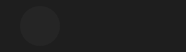
<?xml version="1.0" encoding="UTF-8"?>
<ui version="4.0">
 <class>FoundTitle</class>
 <widget class="QFrame" name="FoundTitle">
  <property name="geometry">
   <rect>
    <x>0</x>
    <y>0</y>
    <width>186</width>
    <height>52</height>
   </rect>
  </property>
  <property name="styleSheet">
   <string notr="true">* {border: none;color: rgb(255,255,255)}
#FoundTitle {background-color: rgb(30,30,30)}
#FoundTitle * {background-color: transparent}
#FoundTitle:hover {background-color: rgb(48,48,48)}
#titleIcon {background-color: rgb(37,37,37);border-radius: 20px}</string>
  </property>
  <layout class="QHBoxLayout" name="foundTitleLayout">
   <property name="spacing">
    <number>15</number>
   </property>
   <property name="leftMargin">
    <number>20</number>
   </property>
   <property name="topMargin">
    <number>6</number>
   </property>
   <property name="rightMargin">
    <number>20</number>
   </property>
   <property name="bottomMargin">
    <number>6</number>
   </property>
   <item>
    <widget class="QLabel" name="titleIcon">
     <property name="minimumSize">
      <size>
       <width>40</width>
       <height>40</height>
      </size>
     </property>
     <property name="maximumSize">
      <size>
       <width>40</width>
       <height>40</height>
      </size>
     </property>
    </widget>
   </item>
   <item>
    <widget class="QLabel" name="titleLabel">
     <property name="sizePolicy">
      <sizepolicy hsizetype="Expanding" vsizetype="Preferred">
       <horstretch>0</horstretch>
       <verstretch>0</verstretch>
      </sizepolicy>
     </property>
     <property name="font">
      <font>
       <family>Arial</family>
       <pointsize>14</pointsize>
       <bold>true</bold>
      </font>
     </property>
    </widget>
   </item>
  </layout>
 </widget>
 <resources/>
 <connections/>
</ui>
